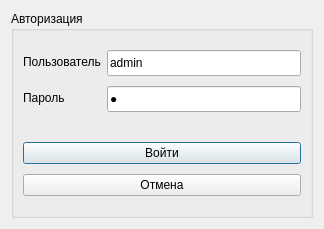
<?xml version="1.0" encoding="UTF-8"?>
<ui version="4.0">
 <class>LoginDialog</class>
 <widget class="QDialog" name="LoginDialog">
  <property name="geometry">
   <rect>
    <x>0</x>
    <y>0</y>
    <width>324</width>
    <height>219</height>
   </rect>
  </property>
  <property name="windowTitle">
   <string>Система самообслуживания</string>
  </property>
  <layout class="QVBoxLayout" name="verticalLayout">
   <item>
    <widget class="QGroupBox" name="groupBox">
     <property name="title">
      <string>Авторизация</string>
     </property>
     <layout class="QFormLayout" name="formLayout">
      <property name="verticalSpacing">
       <number>10</number>
      </property>
      <item row="4" column="0" colspan="2">
       <widget class="QPushButton" name="loginButton">
        <property name="text">
         <string>Войти</string>
        </property>
       </widget>
      </item>
      <item row="1" column="1">
       <widget class="QLineEdit" name="usernameLineEdit">
        <property name="minimumSize">
         <size>
          <width>0</width>
          <height>26</height>
         </size>
        </property>
        <property name="text">
         <string>admin</string>
        </property>
       </widget>
      </item>
      <item row="2" column="1">
       <widget class="QLineEdit" name="passwordLineEdit">
        <property name="minimumSize">
         <size>
          <width>0</width>
          <height>26</height>
         </size>
        </property>
        <property name="text">
         <string>1</string>
        </property>
        <property name="echoMode">
         <enum>QLineEdit::Password</enum>
        </property>
       </widget>
      </item>
      <item row="1" column="0">
       <widget class="QLabel" name="label">
        <property name="text">
         <string>Пользователь</string>
        </property>
       </widget>
      </item>
      <item row="2" column="0">
       <widget class="QLabel" name="label_2">
        <property name="text">
         <string>Пароль</string>
        </property>
       </widget>
      </item>
      <item row="0" column="0" colspan="2">
       <spacer name="verticalSpacer">
        <property name="orientation">
         <enum>Qt::Vertical</enum>
        </property>
        <property name="sizeHint" stdset="0">
         <size>
          <width>20</width>
          <height>40</height>
         </size>
        </property>
       </spacer>
      </item>
      <item row="6" column="0" colspan="2">
       <spacer name="verticalSpacer_2">
        <property name="orientation">
         <enum>Qt::Vertical</enum>
        </property>
        <property name="sizeHint" stdset="0">
         <size>
          <width>20</width>
          <height>40</height>
         </size>
        </property>
       </spacer>
      </item>
      <item row="5" column="0" colspan="2">
       <widget class="QPushButton" name="cancelButton">
        <property name="text">
         <string>Отмена</string>
        </property>
       </widget>
      </item>
      <item row="3" column="0" colspan="2">
       <spacer name="verticalSpacer_3">
        <property name="orientation">
         <enum>Qt::Vertical</enum>
        </property>
        <property name="sizeType">
         <enum>QSizePolicy::Fixed</enum>
        </property>
        <property name="sizeHint" stdset="0">
         <size>
          <width>20</width>
          <height>10</height>
         </size>
        </property>
       </spacer>
      </item>
     </layout>
    </widget>
   </item>
  </layout>
 </widget>
 <resources/>
 <connections/>
</ui>
